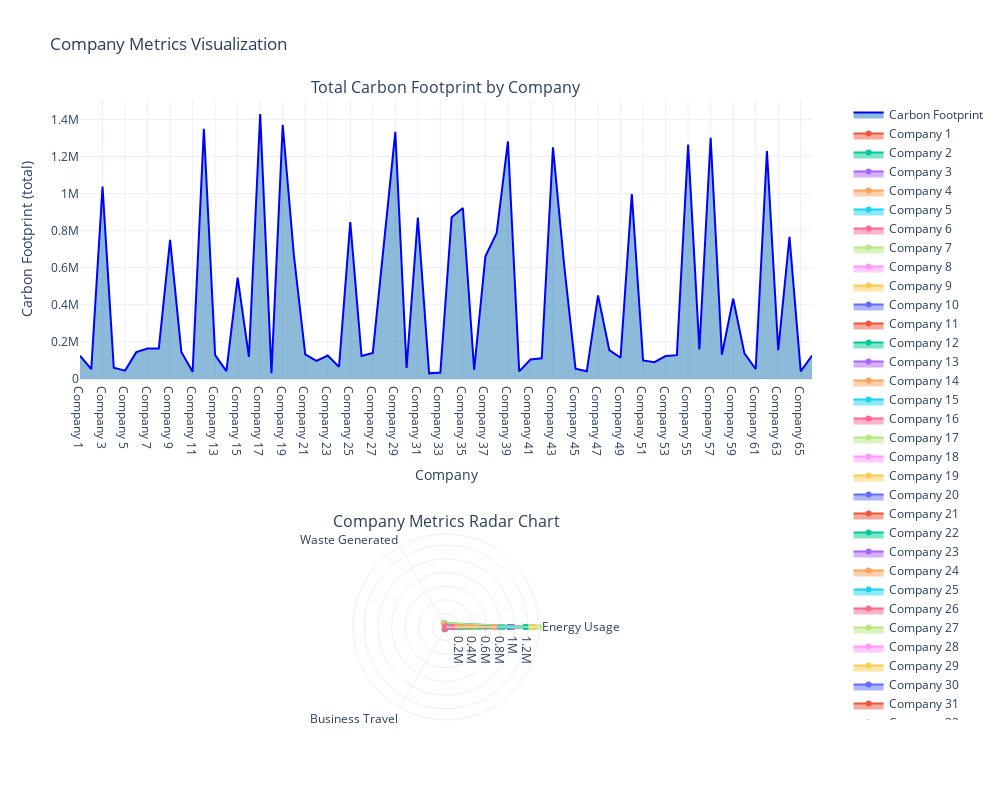

Write notebook code for a chart like this one.
### Code cell
from emission_calculator.calculator import draw_historic_figure

draw_historic_figure(df).show()

### Figure 1 — Plotly figure (JSON) as saved in the notebook; plotly's stock layout.template omitted (floating-point values rounded to 4 significant figures)
{"data": [{"fill": "tozeroy", "fillcolor": "rgba(31, 119, 180, 0.5)", "line": {"color": "blue"}, "mode": "lines", "name": "Carbon Footprint", "type": "scatter", "x": ["Company 1", "Company 2", "Company 3", "Company 4", "Company 5", "Company 6", "Company 7", "Company 8", "Company 9", "Company 10", "Company 11", "Company 12", "Company 13", "Company 14", "Company 15", "Company 16", "Company 17", "Company 18", "Company 19", "Company 20", "Company 21", "Company 22", "Company 23", "Company 24", "Company 25", "Company 26", "Company 27", "Company 28", "Company 29", "Company 30", "Company 31", "Company 32", "Company 33", "Company 34", "Company 35", "Company 36", "Company 37", "Company 38", "Company 39", "Company 40", "Company 41", "Company 42", "Company 43", "Company 44", "Company 45", "Company 46", "Company 47", "Company 48", "Company 49", "Company 50", "Company 51", "Company 52", "Company 53", "Company 54", "Company 55", "Company 56", "Company 57", "Company 58", "Company 59", "Company 60", "Company 61", "Company 62", "Company 63", "Company 64", "Company 65", "Company 66"], "xaxis": "x", "y": [126000.0, 52850.0, 1037000.0, 60340.0, 45310.0, 144800.0, 164600.0, 164600.0, 750100.0, 146100.0, 38970.0, 1350000.0, 129000.0, 42250.0, 547200.0, 118700.0, 1429000.0, 31570.0, 1370000.0, 663300.0, 132200.0, 97240.0, 126700.0, 65400.0, 846300.0, 124400.0, 140500.0, 738500.0, 1333000.0, 59170.0, 870000.0, 30490.0, 34390.0, 872800.0, 922100.0, 49590.0, 661500.0, 788000.0, 1281000.0, 41150.0, 105300.0, 111700.0, 1249000.0, 610300.0, 56060.0, 41430.0, 450800.0, 156100.0, 114700.0, 997000.0, 100300.0, 90660.0, 123500.0, 128500.0, 1264000.0, 159500.0, 1301000.0, 130800.0, 432800.0, 138000.0, 54020.0, 1230000.0, 155000.0, 767000.0, 41010.0, 126700.0], "yaxis": "y"}, {"fill": "toself", "name": "Company 1", "r": [103800.0, 3799.0, 18390.0, 103800.0], "subplot": "polar", "theta": ["Energy Usage", "Waste Generated", "Business Travel", "Energy Usage"], "type": "scatterpolar"}, {"fill": "toself", "name": "Company 2", "r": [34280.0, 2974.0, 15590.0, 34280.0], "subplot": "polar", "theta": ["Energy Usage", "Waste Generated", "Business Travel", "Energy Usage"], "type": "scatterpolar"}, {"fill": "toself", "name": "Company 3", "r": [977400.0, 29790.0, 29990.0, 977400.0], "subplot": "polar", "theta": ["Energy Usage", "Waste Generated", "Business Travel", "Energy Usage"], "type": "scatterpolar"}, {"fill": "toself", "name": "Company 4", "r": [39450.0, 3220.0, 17660.0, 39450.0], "subplot": "polar", "theta": ["Energy Usage", "Waste Generated", "Business Travel", "Energy Usage"], "type": "scatterpolar"}, {"fill": "toself", "name": "Company 5", "r": [38870.0, 1921.0, 4522.0, 38870.0], "subplot": "polar", "theta": ["Energy Usage", "Waste Generated", "Business Travel", "Energy Usage"], "type": "scatterpolar"}, {"fill": "toself", "name": "Company 6", "r": [107600.0, 12540.0, 24650.0, 107600.0], "subplot": "polar", "theta": ["Energy Usage", "Waste Generated", "Business Travel", "Energy Usage"], "type": "scatterpolar"}, {"fill": "toself", "name": "Company 7", "r": [135800.0, 10110.0, 18730.0, 135800.0], "subplot": "polar", "theta": ["Energy Usage", "Waste Generated", "Business Travel", "Energy Usage"], "type": "scatterpolar"}, {"fill": "toself", "name": "Company 8", "r": [131900.0, 12510.0, 20190.0, 131900.0], "subplot": "polar", "theta": ["Energy Usage", "Waste Generated", "Business Travel", "Energy Usage"], "type": "scatterpolar"}, {"fill": "toself", "name": "Company 9", "r": [670200.0, 54350.0, 25580.0, 670200.0], "subplot": "polar", "theta": ["Energy Usage", "Waste Generated", "Business Travel", "Energy Usage"], "type": "scatterpolar"}, {"fill": "toself", "name": "Company 10", "r": [116500.0, 6325.0, 23340.0, 116500.0], "subplot": "polar", "theta": ["Energy Usage", "Waste Generated", "Business Travel", "Energy Usage"], "type": "scatterpolar"}, {"fill": "toself", "name": "Company 11", "r": [20890.0, 2051.0, 16030.0, 20890.0], "subplot": "polar", "theta": ["Energy Usage", "Waste Generated", "Business Travel", "Energy Usage"], "type": "scatterpolar"}, {"fill": "toself", "name": "Company 12", "r": [1261000.0, 68015, 21160.0, 1261000.0], "subplot": "polar", "theta": ["Energy Usage", "Waste Generated", "Business Travel", "Energy Usage"], "type": "scatterpolar"}, {"fill": "toself", "name": "Company 13", "r": [106400.0, 5603.0, 16950.0, 106400.0], "subplot": "polar", "theta": ["Energy Usage", "Waste Generated", "Business Travel", "Energy Usage"], "type": "scatterpolar"}, {"fill": "toself", "name": "Company 14", "r": [35700.0, 1244.0, 5306.0, 35700.0], "subplot": "polar", "theta": ["Energy Usage", "Waste Generated", "Business Travel", "Energy Usage"], "type": "scatterpolar"}, {"fill": "toself", "name": "Company 15", "r": [493200.0, 31510.0, 22480.0, 493200.0], "subplot": "polar", "theta": ["Energy Usage", "Waste Generated", "Business Travel", "Energy Usage"], "type": "scatterpolar"}, {"fill": "toself", "name": "Company 16", "r": [84710.0, 12000.0, 22020.0, 84710.0], "subplot": "polar", "theta": ["Energy Usage", "Waste Generated", "Business Travel", "Energy Usage"], "type": "scatterpolar"}, {"fill": "toself", "name": "Company 17", "r": [1365000.0, 42860.0, 21750.0, 1365000.0], "subplot": "polar", "theta": ["Energy Usage", "Waste Generated", "Business Travel", "Energy Usage"], "type": "scatterpolar"}, {"fill": "toself", "name": "Company 18", "r": [14570.0, 3203.0, 13800.0, 14570.0], "subplot": "polar", "theta": ["Energy Usage", "Waste Generated", "Business Travel", "Energy Usage"], "type": "scatterpolar"}, {"fill": "toself", "name": "Company 19", "r": [1291000.0, 40910.0, 38080.0, 1291000.0], "subplot": "polar", "theta": ["Energy Usage", "Waste Generated", "Business Travel", "Energy Usage"], "type": "scatterpolar"}, {"fill": "toself", "name": "Company 20", "r": [583000.0, 44830.0, 35400.0, 583000.0], "subplot": "polar", "theta": ["Energy Usage", "Waste Generated", "Business Travel", "Energy Usage"], "type": "scatterpolar"}, {"fill": "toself", "name": "Company 21", "r": [100700.0, 11720.0, 19790.0, 100700.0], "subplot": "polar", "theta": ["Energy Usage", "Waste Generated", "Business Travel", "Energy Usage"], "type": "scatterpolar"}, {"fill": "toself", "name": "Company 22", "r": [71670.0, 7695.0, 17880.0, 71670.0], "subplot": "polar", "theta": ["Energy Usage", "Waste Generated", "Business Travel", "Energy Usage"], "type": "scatterpolar"}, {"fill": "toself", "name": "Company 23", "r": [94120.0, 5309.0, 27230.0, 94120.0], "subplot": "polar", "theta": ["Energy Usage", "Waste Generated", "Business Travel", "Energy Usage"], "type": "scatterpolar"}, {"fill": "toself", "name": "Company 24", "r": [40790.0, 1974.0, 22630.0, 40790.0], "subplot": "polar", "theta": ["Energy Usage", "Waste Generated", "Business Travel", "Energy Usage"], "type": "scatterpolar"}, {"fill": "toself", "name": "Company 25", "r": [776200.0, 49430.0, 20750.0, 776200.0], "subplot": "polar", "theta": ["Energy Usage", "Waste Generated", "Business Travel", "Energy Usage"], "type": "scatterpolar"}, {"fill": "toself", "name": "Company 26", "r": [89010.0, 12880.0, 22510.0, 89010.0], "subplot": "polar", "theta": ["Energy Usage", "Waste Generated", "Business Travel", "Energy Usage"], "type": "scatterpolar"}, {"fill": "toself", "name": "Company 27", "r": [113100.0, 4094.0, 23270.0, 113100.0], "subplot": "polar", "theta": ["Energy Usage", "Waste Generated", "Business Travel", "Energy Usage"], "type": "scatterpolar"}, {"fill": "toself", "name": "Company 28", "r": [693800.0, 15400.0, 29310.0, 693800.0], "subplot": "polar", "theta": ["Energy Usage", "Waste Generated", "Business Travel", "Energy Usage"], "type": "scatterpolar"}, {"fill": "toself", "name": "Company 29", "r": [1281000.0, 25980.0, 25730.0, 1281000.0], "subplot": "polar", "theta": ["Energy Usage", "Waste Generated", "Business Travel", "Energy Usage"], "type": "scatterpolar"}, {"fill": "toself", "name": "Company 30", "r": [39590.0, 898.2, 18680.0, 39590.0], "subplot": "polar", "theta": ["Energy Usage", "Waste Generated", "Business Travel", "Energy Usage"], "type": "scatterpolar"}, {"fill": "toself", "name": "Company 31", "r": [807700.0, 34550.0, 27770.0, 807700.0], "subplot": "polar", "theta": ["Energy Usage", "Waste Generated", "Business Travel", "Energy Usage"], "type": "scatterpolar"}, {"fill": "toself", "name": "Company 32", "r": [22920.0, 2631.0, 4946.0, 22920.0], "subplot": "polar", "theta": ["Energy Usage", "Waste Generated", "Business Travel", "Energy Usage"], "type": "scatterpolar"}, {"fill": "toself", "name": "Company 33", "r": [27320.0, 704.0, 6374.0, 27320.0], "subplot": "polar", "theta": ["Energy Usage", "Waste Generated", "Business Travel", "Energy Usage"], "type": "scatterpolar"}, {"fill": "toself", "name": "Company 34", "r": [819900.0, 18330.0, 34570.0, 819900.0], "subplot": "polar", "theta": ["Energy Usage", "Waste Generated", "Business Travel", "Energy Usage"], "type": "scatterpolar"}, {"fill": "toself", "name": "Company 35", "r": [835100.0, 53980.0, 32990.0, 835100.0], "subplot": "polar", "theta": ["Energy Usage", "Waste Generated", "Business Travel", "Energy Usage"], "type": "scatterpolar"}, {"fill": "toself", "name": "Company 36", "r": [39070.0, 2916.0, 7604.0, 39070.0], "subplot": "polar", "theta": ["Energy Usage", "Waste Generated", "Business Travel", "Energy Usage"], "type": "scatterpolar"}, {"fill": "toself", "name": "Company 37", "r": [586000.0, 32000.0, 43490.0, 586000.0], "subplot": "polar", "theta": ["Energy Usage", "Waste Generated", "Business Travel", "Energy Usage"], "type": "scatterpolar"}, {"fill": "toself", "name": "Company 38", "r": [735200.0, 15320.0, 37480.0, 735200.0], "subplot": "polar", "theta": ["Energy Usage", "Waste Generated", "Business Travel", "Energy Usage"], "type": "scatterpolar"}, {"fill": "toself", "name": "Company 39", "r": [1227000.0, 25960.0, 28450.0, 1227000.0], "subplot": "polar", "theta": ["Energy Usage", "Waste Generated", "Business Travel", "Energy Usage"], "type": "scatterpolar"}, {"fill": "toself", "name": "Company 40", "r": [22810.0, 784.0, 17550.0, 22810.0], "subplot": "polar", "theta": ["Energy Usage", "Waste Generated", "Business Travel", "Energy Usage"], "type": "scatterpolar"}, {"fill": "toself", "name": "Company 41", "r": [81400.0, 3568.0, 20310.0, 81400.0], "subplot": "polar", "theta": ["Energy Usage", "Waste Generated", "Business Travel", "Energy Usage"], "type": "scatterpolar"}, {"fill": "toself", "name": "Company 42", "r": [85070.0, 3465.0, 23120.0, 85070.0], "subplot": "polar", "theta": ["Energy Usage", "Waste Generated", "Business Travel", "Energy Usage"], "type": "scatterpolar"}, {"fill": "toself", "name": "Company 43", "r": [1176000.0, 41200.0, 31620.0, 1176000.0], "subplot": "polar", "theta": ["Energy Usage", "Waste Generated", "Business Travel", "Energy Usage"], "type": "scatterpolar"}, {"fill": "toself", "name": "Company 44", "r": [572300.0, 15900.0, 22100.0, 572300.0], "subplot": "polar", "theta": ["Energy Usage", "Waste Generated", "Business Travel", "Energy Usage"], "type": "scatterpolar"}, {"fill": "toself", "name": "Company 45", "r": [32440.0, 1814.0, 21810.0, 32440.0], "subplot": "polar", "theta": ["Energy Usage", "Waste Generated", "Business Travel", "Energy Usage"], "type": "scatterpolar"}, {"fill": "toself", "name": "Company 46", "r": [18690.0, 1460.0, 21280.0, 18690.0], "subplot": "polar", "theta": ["Energy Usage", "Waste Generated", "Business Travel", "Energy Usage"], "type": "scatterpolar"}, {"fill": "toself", "name": "Company 47", "r": [368800.0, 57000.0, 24990.0, 368800.0], "subplot": "polar", "theta": ["Energy Usage", "Waste Generated", "Business Travel", "Energy Usage"], "type": "scatterpolar"}, {"fill": "toself", "name": "Company 48", "r": [119100.0, 9339.0, 27680.0, 119100.0], "subplot": "polar", "theta": ["Energy Usage", "Waste Generated", "Business Travel", "Energy Usage"], "type": "scatterpolar"}, {"fill": "toself", "name": "Company 49", "r": [92870.0, 5535.0, 16250.0, 92870.0], "subplot": "polar", "theta": ["Energy Usage", "Waste Generated", "Business Travel", "Energy Usage"], "type": "scatterpolar"}, {"fill": "toself", "name": "Company 50", "r": [926800.0, 41830.0, 28450.0, 926800.0], "subplot": "polar", "theta": ["Energy Usage", "Waste Generated", "Business Travel", "Energy Usage"], "type": "scatterpolar"}, {"fill": "toself", "name": "Company 51", "r": [76490.0, 5334.0, 18430.0, 76490.0], "subplot": "polar", "theta": ["Energy Usage", "Waste Generated", "Business Travel", "Energy Usage"], "type": "scatterpolar"}, {"fill": "toself", "name": "Company 52", "r": [58790.0, 3838.0, 28030.0, 58790.0], "subplot": "polar", "theta": ["Energy Usage", "Waste Generated", "Business Travel", "Energy Usage"], "type": "scatterpolar"}, {"fill": "toself", "name": "Company 53", "r": [92470.0, 13360.0, 17670.0, 92470.0], "subplot": "polar", "theta": ["Energy Usage", "Waste Generated", "Business Travel", "Energy Usage"], "type": "scatterpolar"}, {"fill": "toself", "name": "Company 54", "r": [96240.0, 7826.0, 24420.0, 96240.0], "subplot": "polar", "theta": ["Energy Usage", "Waste Generated", "Business Travel", "Energy Usage"], "type": "scatterpolar"}, {"fill": "toself", "name": "Company 55", "r": [1189000.0, 49680.0, 25490.0, 1189000.0], "subplot": "polar", "theta": ["Energy Usage", "Waste Generated", "Business Travel", "Energy Usage"], "type": "scatterpolar"}, {"fill": "toself", "name": "Company 56", "r": [132600.0, 10400.0, 16530.0, 132600.0], "subplot": "polar", "theta": ["Energy Usage", "Waste Generated", "Business Travel", "Energy Usage"], "type": "scatterpolar"}, {"fill": "toself", "name": "Company 57", "r": [1208000.0, 65100.0, 28360.0, 1208000.0], "subplot": "polar", "theta": ["Energy Usage", "Waste Generated", "Business Travel", "Energy Usage"], "type": "scatterpolar"}, {"fill": "toself", "name": "Company 58", "r": [101100.0, 4119.0, 25600.0, 101100.0], "subplot": "polar", "theta": ["Energy Usage", "Waste Generated", "Business Travel", "Energy Usage"], "type": "scatterpolar"}, {"fill": "toself", "name": "Company 59", "r": [382400.0, 20760.0, 29700.0, 382400.0], "subplot": "polar", "theta": ["Energy Usage", "Waste Generated", "Business Travel", "Energy Usage"], "type": "scatterpolar"}, {"fill": "toself", "name": "Company 60", "r": [100900.0, 6841.0, 30210.0, 100900.0], "subplot": "polar", "theta": ["Energy Usage", "Waste Generated", "Business Travel", "Energy Usage"], "type": "scatterpolar"}, {"fill": "toself", "name": "Company 61", "r": [38570.0, 1040.0, 14410.0, 38570.0], "subplot": "polar", "theta": ["Energy Usage", "Waste Generated", "Business Travel", "Energy Usage"], "type": "scatterpolar"}, {"fill": "toself", "name": "Company 62", "r": [1167000.0, 28640.0, 34380.0, 1167000.0], "subplot": "polar", "theta": ["Energy Usage", "Waste Generated", "Business Travel", "Energy Usage"], "type": "scatterpolar"}, {"fill": "toself", "name": "Company 63", "r": [120500.0, 10230.0, 24320.0, 120500.0], "subplot": "polar", "theta": ["Energy Usage", "Waste Generated", "Business Travel", "Energy Usage"], "type": "scatterpolar"}, {"fill": "toself", "name": "Company 64", "r": [702100.0, 44120.0, 20760.0, 702100.0], "subplot": "polar", "theta": ["Energy Usage", "Waste Generated", "Business Travel", "Energy Usage"], "type": "scatterpolar"}, {"fill": "toself", "name": "Company 65", "r": [27790.0, 1077.0, 12140.0, 27790.0], "subplot": "polar", "theta": ["Energy Usage", "Waste Generated", "Business Travel", "Energy Usage"], "type": "scatterpolar"}, {"fill": "toself", "name": "Company 66", "r": [92170.0, 9002.0, 25540.0, 92170.0], "subplot": "polar", "theta": ["Energy Usage", "Waste Generated", "Business Travel", "Energy Usage"], "type": "scatterpolar"}], "layout": {"annotations": [{"font": {"size": 16}, "showarrow": false, "text": "Total Carbon Footprint by Company", "x": 0.5, "xanchor": "center", "xref": "paper", "y": 1, "yanchor": "bottom", "yref": "paper"}, {"font": {"size": 16}, "showarrow": false, "text": "Company Metrics Radar Chart", "x": 0.5, "xanchor": "center", "xref": "paper", "y": 0.3, "yanchor": "bottom", "yref": "paper"}], "height": 800, "legend": {"x": 1.05, "y": 1}, "polar": {"domain": {"x": [0, 1], "y": [0, 0.3]}, "radialaxis": {"range": [704.0, 1365000.0], "visible": true}}, "showlegend": true, "title": {"text": "Company Metrics Visualization"}, "width": 1000, "xaxis": {"anchor": "y", "domain": [0, 1], "title": {"text": "Company"}}, "yaxis": {"anchor": "x", "domain": [0.55, 1], "title": {"text": "Carbon Footprint (total)"}}}}
